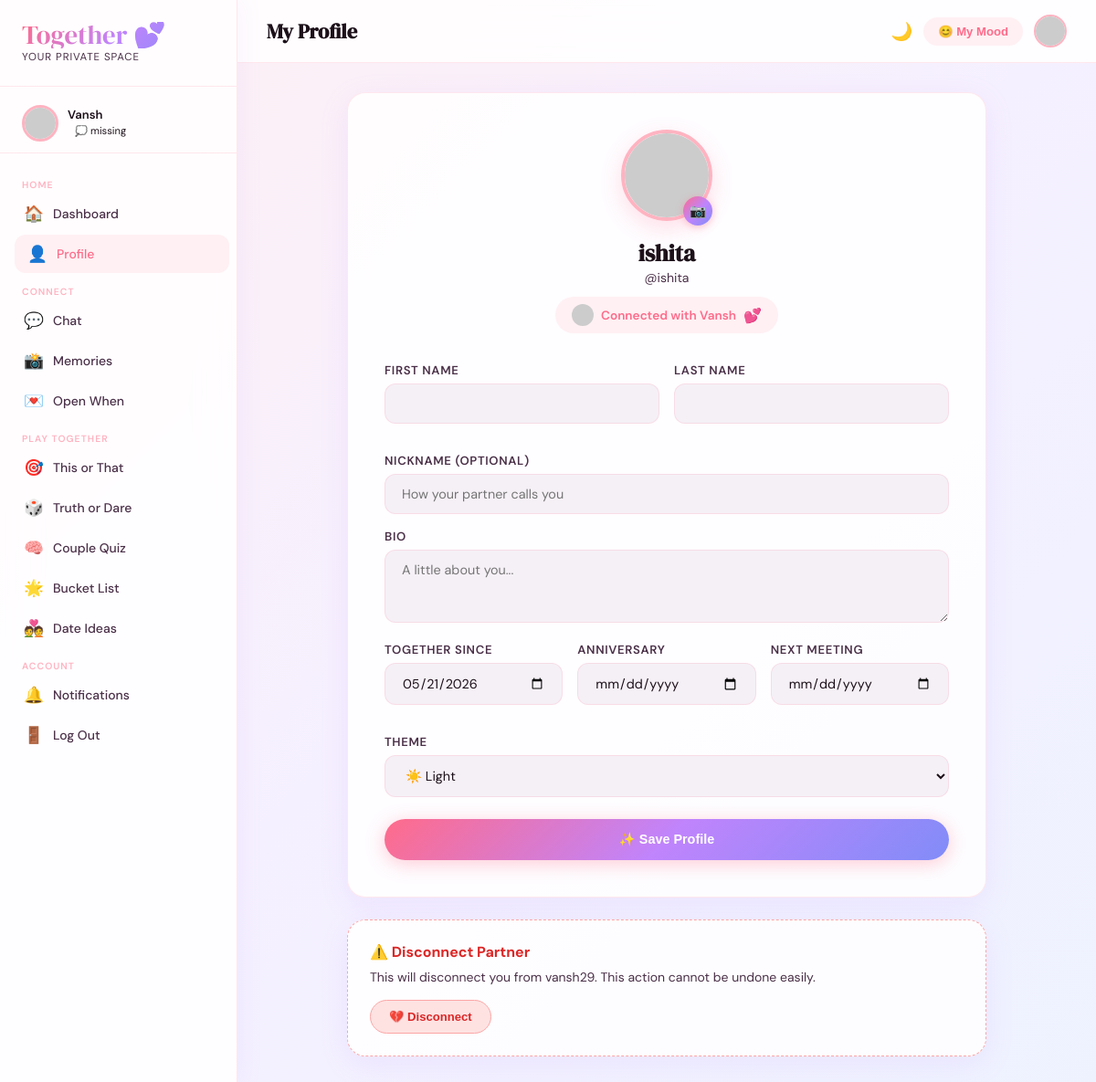
The app's page /profile/ (signed in) with its own data.
### accounts/models.py (models this page shows, shortened)
class User(AbstractUser):
    avatar = models.ImageField(upload_to='avatars/', null=True, blank=True)
    bio = models.TextField(blank=True)
    nickname = models.CharField(max_length=50, blank=True)
    invite_code = models.UUIDField(default=uuid.uuid4, unique=True, editable=False)
    partner = models.OneToOneField('self', null=True, blank=True, on_delete=models.SET_NULL, related_name='partner_of')
    couple_since = models.DateField(null=True, blank=True)
    anniversary = models.DateField(null=True, blank=True)
    next_meeting = models.DateField(null=True, blank=True)
    current_mood = models.CharField(max_length=50, blank=True, default='happy')
    mood_message = models.CharField(max_length=200, blank=True)
    streak_count = models.IntegerField(default=0)
    last_active = models.DateTimeField(auto_now=True)
    theme_preference = models.CharField(max_length=20, default='light', choices=[('light','Light'),('dark','Dark')])
    def get_avatar_url(self):
        if self.avatar:
            return self.avatar.url
        return f"https://api.dicebear.com/7.x/adventurer/svg?seed={self.username}"
    def is_coupled(self):
        return self.partner is not None

### accounts/views.py (the view)
@login_required
def profile(request):
    form = ProfileForm(request.POST or None, request.FILES or None, instance=request.user)
    if form.is_valid():
        form.save()
        messages.success(request, 'Profile updated! ✨')
        return redirect('profile')
    return render(request, 'accounts/profile.html', {'form': form})

### accounts/forms.py
class ProfileForm(forms.ModelForm):
    class Meta:
        model = User
        fields = ['first_name', 'last_name', 'nickname', 'bio', 'avatar', 'couple_since', 'anniversary', 'next_meeting', 'theme_preference']
        widgets = {
            'couple_since': forms.DateInput(attrs={'type': 'date'}),
            'anniversary': forms.DateInput(attrs={'type': 'date'}),
            'next_meeting': forms.DateInput(attrs={'type': 'date'}),
            'bio': forms.Textarea(attrs={'rows': 3}),
        }

### templates/accounts/profile.html (shortened to what this page needs)
{% extends 'base.html' %}
{% block nav_profile %}active{% endblock %}
{% block page_title %}My Profile{% endblock %}
{% block content %}
{% load static %}
<div style="max-width:700px;margin:0 auto;" class="fade-in">
  <div class="glass-card" style="padding:40px;margin-bottom:24px;">
    <div style="text-align:center;margin-bottom:32px;">
      <div style="position:relative;display:inline-block;">
        <img src="{{ user.get_avatar_url }}" alt="{{ user.username }}" style="width:100px;height:100px;border-radius:50%;object-fit:cover;border:4px solid var(--rose-light);box-shadow:0 8px 24px rgba(255,107,138,0.2);">
        <label for="id_avatar" style="position:absolute;bottom:0;right:0;background:var(--gradient);width:32px;height:32px;border-radius:50%;display:flex;align-items:center;justify-content:center;cursor:pointer;box-shadow:0 2px 8px rgba(255,107,138,0.4);font-size:0.9rem;">📷</label>
      </div>
      <h2 style="font-family:'DM Serif Display',serif;font-size:1.6rem;margin-top:12px;">{{ user.first_name|default:user.username }}</h2>
      <p style="color:var(--ink-soft);font-size:0.875rem;">@{{ user.username }}</p>
      {% if user.is_coupled %}
      <div style="margin-top:12px;display:inline-flex;align-items:center;gap:8px;background:var(--rose-pale);padding:8px 18px;border-radius:50px;">
        <img src="{{ user.partner.get_avatar_url }}" style="width:24px;height:24px;border-radius:50%;">
        <span style="font-size:0.85rem;color:var(--rose);font-weight:600;">Connected with {{ user.partner.first_name|default:user.partner.username }}</span>
        <span>💕</span>
      </div>
      {% endif %}
    </div>
    <form method="post" enctype="multipart/form-data">
      <div style="display:grid;grid-template-columns:1fr 1fr;gap:16px;margin-bottom:16px;">
        <div>
          <label class="form-label-custom">First Name</label>
          <input type="text" name="first_name" class="form-control-custom" value="{{ user.first_name }}">
        </div>
        <div>
          <label class="form-label-custom">Last Name</label>
          <input type="text" name="last_name" class="form-control-custom" value="{{ user.last_name }}">
        </div>
      </div>
      <label class="form-label-custom">Nickname (optional)</label>
      <input type="text" name="nickname" class="form-control-custom" value="{{ user.nickname }}" placeholder="How your partner calls you">
      <label class="form-label-custom">Bio</label>
      <textarea name="bio" class="form-control-custom" rows="3" placeholder="A little about you...">{{ user.bio }}</textarea>
      <div style="display:grid;grid-template-columns:1fr 1fr 1fr;gap:16px;margin-bottom:16px;">
        <div>
          <label class="form-label-custom">Together Since</label>
          <input type="date" name="couple_since" class="form-control-custom" value="{{ user.couple_since|date:'Y-m-d'|default:'' }}">
        </div>
        <div>
          <label class="form-label-custom">Anniversary</label>
          <input type="date" name="anniversary" class="form-control-custom" value="{{ user.anniversary|date:'Y-m-d'|default:'' }}">
        </div>
        <div>
          <label class="form-label-custom">Next Meeting</label>
          <input type="date" name="next_meeting" class="form-control-custom" value="{{ user.next_meeting|date:'Y-m-d'|default:'' }}">
        </div>
      </div>
      <label class="form-label-custom">Theme</label>
      <select name="theme_preference" class="form-control-custom">
        <option value="light" {% if user.theme_preference == 'light' %}selected{% endif %}>☀️ Light</option>
      </select>
      <button type="submit" class="btn-primary-custom" style="width:100%;justify-content:center;padding:14px;margin-top:8px;">
        ✨ Save Profile
      </button>
    </form>
  </div>
  {% if user.is_coupled %}
  <div class="glass-card" style="padding:24px;border:1.5px dashed #FCA5A5;">
    <h3 style="color:#DC2626;margin-bottom:8px;font-size:1rem;">⚠️ Disconnect Partner</h3>
    <p style="color:var(--ink-soft);font-size:0.875rem;margin-bottom:16px;">This will disconnect you from {{ user.partner.username }}. This action cannot be undone easily.</p>
    <form method="post" action="{% url 'disconnect_partner' %}" onsubmit="return confirm('Are you sure you want to disconnect?')">
      <button type="submit" style="background:#FEE2E2;color:#DC2626;border:1px solid #FCA5A5;padding:10px 20px;border-radius:50px;cursor:pointer;font-size:0.82rem;font-weight:600;">
        💔 Disconnect
      </button>
    </form>
  </div>
  {% endif %}
</div>
{% endblock %}

### templates/base.html (shortened to what this page needs)
<!DOCTYPE html>
<html lang="en" data-theme="{{ request.user.theme_preference|default:'light' }}">
<head>
  <link rel="stylesheet" href="https://cdnjs.cloudflare.com/ajax/libs/font-awesome/6.5.0/css/all.min.css">
  {% load static %}
  <link rel="stylesheet" href="{% static 'css/together.css' %}">
</head>
<body>
{% if user.is_authenticated %}
<aside class="sidebar" id="sidebar">
  <div class="sidebar-logo">
    <div class="brand">Together 💕</div>
    <div class="tagline">your private space</div>
  </div>
  {% if user.is_coupled %}
  <div style="padding: 12px 24px; border-bottom: 1px solid var(--card-border); margin-bottom: 8px;">
    <div style="display:flex;align-items:center;gap:10px;">
      <img src="{{ user.partner.get_avatar_url }}" alt="partner" class="partner-avatar" style="width:40px;height:40px;">
      <div>
        <div style="font-size:0.82rem;font-weight:600;color:var(--ink);">{{ user.partner.first_name|default:user.partner.username }}</div>
        <div class="partner-mood" style="font-size:0.7rem;padding:2px 8px;">
          {% if user.partner.current_mood == 'happy' %}😊
          {% elif user.partner.current_mood == 'missing' %}💭
          {% elif user.partner.current_mood == 'busy' %}💼
          {% elif user.partner.current_mood == 'tired' %}😴
          {% elif user.partner.current_mood == 'sad' %}😢
          {% elif user.partner.current_mood == 'excited' %}🎉
          {% elif user.partner.current_mood == 'love' %}❤️
          {% else %}✨{% endif %}
          {{ user.partner.current_mood|default:"online" }}
        </div>
      </div>
    </div>
  </div>
  {% endif %}
  <nav class="sidebar-nav">
    <div class="nav-section-title">Home</div>
    <a href="{% url 'dashboard' %}" class="nav-link {% block nav_dashboard %}{% endblock %}">
      <span class="icon">🏠</span> Dashboard
    </a>
    <a href="{% url 'profile' %}" class="nav-link {% block nav_profile %}{% endblock %}">
      <span class="icon">👤</span> Profile
    </a>
    <div class="nav-section-title">Connect</div>
    <a href="{% url 'chat' %}" class="nav-link {% block nav_chat %}{% endblock %}">
      <span class="icon">💬</span> Chat
    </a>
    <a href="{% url 'memory_list' %}" class="nav-link {% block nav_memories %}{% endblock %}">
      <span class="icon">📸</span> Memories
    </a>
    <a href="{% url 'open_when_list' %}" class="nav-link {% block nav_openwhen %}{% endblock %}">
      <span class="icon">💌</span> Open When
    </a>
    <div class="nav-section-title">Play Together</div>
    <a href="{% url 'this_or_that' %}" class="nav-link {% block nav_tot %}{% endblock %}">
      <span class="icon">🎯</span> This or That
    </a>
    <a href="{% url 'truth_or_dare' %}" class="nav-link {% block nav_tod %}{% endblock %}">
      <span class="icon">🎲</span> Truth or Dare
    </a>
    <a href="{% url 'quiz' %}" class="nav-link {% block nav_quiz %}{% endblock %}">
      <span class="icon">🧠</span> Couple Quiz
    </a>
    <a href="{% url 'bucket_list' %}" class="nav-link {% block nav_bucket %}{% endblock %}">
      <span class="icon">🌟</span> Bucket List
    </a>
    <a href="{% url 'date_ideas' %}" class="nav-link {% block nav_date %}{% endblock %}">
      <span class="icon">💑</span> Date Ideas
    </a>
    <div class="nav-section-title">Account</div>
    <a href="{% url 'notifications' %}" class="nav-link {% block nav_notif %}{% endblock %}">
      <span class="icon">🔔</span> Notifications
    </a>
    <a href="{% url 'logout' %}" class="nav-link">
      <span class="icon">🚪</span> Log Out
    </a>
  </nav>
</aside>
<div class="main-content">
  <div class="topbar">
    <div style="display:flex;align-items:center;gap:16px;">
      <h1 class="topbar-title">{% block page_title %}{% endblock %}</h1>
    </div>
    <div style="display:flex;align-items:center;gap:12px;">
      <button onclick="toggleTheme()" style="background:none;border:none;cursor:pointer;font-size:1.2rem;" title="Toggle theme">
        <span id="themeIcon">{% if request.user.theme_preference == 'dark' %}☀️{% else %}🌙{% endif %}</span>
      </button>
      <div style="position:relative;">
        <button onclick="document.getElementById('moodPicker').classList.toggle('show')" style="background:var(--rose-pale);border:none;padding:8px 16px;border-radius:50px;cursor:pointer;font-size:0.82rem;color:var(--rose);font-weight:600;">
          {% if request.user.current_mood == 'happy' %}😊
          {% elif request.user.current_mood == 'missing' %}💭
          {% elif request.user.current_mood == 'busy' %}💼
          {% elif request.user.current_mood == 'sad' %}😢
          {% elif request.user.current_mood == 'excited' %}🎉
          {% else %}✨{% endif %}
          My Mood
        </button>
      </div>
      <img src="{{ request.user.get_avatar_url }}" alt="me" style="width:36px;height:36px;border-radius:50%;object-fit:cover;border:2px solid var(--rose-light);">
    </div>
  </div>
  <div class="content-area">
    {% block content %}{% endblock %}
  </div>
</div>
{% else %}
{% block fullpage %}{% endblock %}
{% endif %}
</body>
</html>

### static/css/together.css (style rules this page uses)
:root { --rose: #FF6B8A; --rose-light: #FFB3C1; --rose-pale: #FFF0F3; --mauve: #C084FC; --mauve-light: #E9D5FF; --amber: #F59E0B; --teal: #14B8A6; --cream: #FEFCE8; --ink: #1C1019; --ink-soft: #4A3048; --mist: #F5F0F6; --card-bg: rgba(255,255,255,0.85); --card-border: rgba(255,107,138,0.15); --shadow: 0 8px 32px rgba(192, 132, 252, 0.12); --shadow-hover: 0 16px 48px rgba(255,107,138,0.2); --radius: 20px; --radius-sm: 12px; --sidebar-w: 260px; --gradient: linear-gradient(135deg, #FF6B8A 0%, #C084FC 50%, #818CF8 100%); --gradient-soft: linear-gradient(135deg, #FFF0F3 0%, #F5F0FF 50%, #EEF2FF 100%); }
* { box-sizing: border-box; margin: 0; padding: 0; }
body { font-family: 'DM Sans', sans-serif; background: var(--gradient-soft); color: var(--ink); min-height: 100vh; background-attachment: fixed; }
.sidebar { position: fixed; left: 0; top: 0; bottom: 0; width: var(--sidebar-w); background: var(--card-bg); backdrop-filter: blur(20px); -webkit-backdrop-filter: blur(20px); border-right: 1px solid var(--card-border); z-index: 100; display: flex; flex-direction: column; padding: 24px 0; box-shadow: 4px 0 24px rgba(192,132,252,0.08); transition: transform 0.3s ease; overflow-y: auto; }
.sidebar-logo { padding: 0 24px 24px; border-bottom: 1px solid var(--card-border); margin-bottom: 8px; }
.sidebar-logo .brand { font-family: 'DM Serif Display', serif; font-size: 1.8rem; background: var(--gradient); -webkit-background-clip: text; -webkit-text-fill-color: transparent; background-clip: text; line-height: 1; }
.sidebar-logo .tagline { font-size: 0.72rem; color: var(--ink-soft); letter-spacing: 0.08em; text-transform: uppercase; margin-top: 2px; }
.sidebar-nav { flex: 1; padding: 8px 12px; }
.nav-section-title { font-size: 0.65rem; text-transform: uppercase; letter-spacing: 0.1em; color: var(--rose-light); padding: 12px 12px 4px; font-weight: 600; }
.nav-link { display: flex; align-items: center; gap: 10px; padding: 10px 14px; border-radius: var(--radius-sm); color: var(--ink-soft); text-decoration: none; font-size: 0.875rem; font-weight: 500; transition: all 0.2s ease; margin-bottom: 2px; }
.nav-link:hover, .nav-link.active { background: var(--rose-pale); color: var(--rose); transform: translateX(4px); }
.nav-link .icon { font-size: 1.1rem; width: 22px; text-align: center; }
.main-content { margin-left: var(--sidebar-w); min-height: 100vh; position: relative; z-index: 1; }
.topbar { position: sticky; top: 0; background: var(--card-bg); backdrop-filter: blur(20px); -webkit-backdrop-filter: blur(20px); border-bottom: 1px solid var(--card-border); padding: 16px 32px; display: flex; align-items: center; justify-content: space-between; z-index: 50; }
.topbar-title { font-family: 'DM Serif Display', serif; font-size: 1.4rem; color: var(--ink); }
.content-area { padding: 32px; }
.glass-card { background: var(--card-bg); backdrop-filter: blur(20px); -webkit-backdrop-filter: blur(20px); border: 1px solid var(--card-border); border-radius: var(--radius); box-shadow: var(--shadow); transition: transform 0.25s ease, box-shadow 0.25s ease; }
.btn-primary-custom { background: var(--gradient); border: none; color: white; padding: 12px 28px; border-radius: 50px; font-weight: 600; font-size: 0.9rem; cursor: pointer; transition: all 0.25s ease; box-shadow: 0 4px 20px rgba(255,107,138,0.35); text-decoration: none; display: inline-flex; align-items: center; gap: 8px; }
.form-control-custom { width: 100%; padding: 12px 18px; border-radius: var(--radius-sm); border: 1.5px solid var(--card-border); background: var(--mist); color: var(--ink); font-family: 'DM Sans', sans-serif; font-size: 0.9rem; outline: none; transition: border-color 0.2s; margin-bottom: 16px; }
.form-label-custom { font-size: 0.82rem; font-weight: 600; color: var(--ink-soft); margin-bottom: 6px; display: block; text-transform: uppercase; letter-spacing: 0.05em; }
.partner-avatar { width: 64px; height: 64px; border-radius: 50%; object-fit: cover; border: 3px solid var(--rose-light); }
.fade-in { animation: fadeIn 0.5s ease both; }

### records on screen
User: partner.first_name "Vansh", partner.current_mood "missing", first_name "ishita", username "ishita", couple_since "05/21/2026", theme_preference "☀️ Light", partner.username "vansh29"
